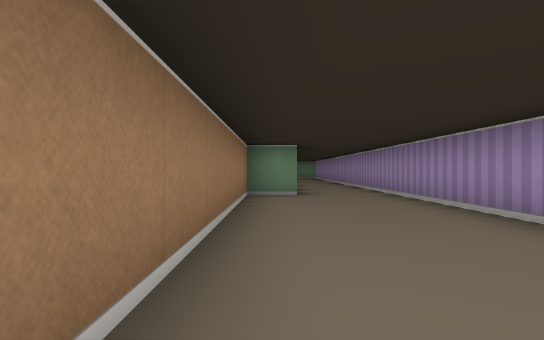
View 1 (above)

19 first-person views from a walk through a cub3D ray-caster map. The camera is about half as high as the walls, looks level and sees 80° across. The floor is counted in squares. Each view is taken from the middle of a square. On the plan, view 1 faces up. The plan holds only what a view shows up to about 9 squares ahead; the rest is blank.

View 2
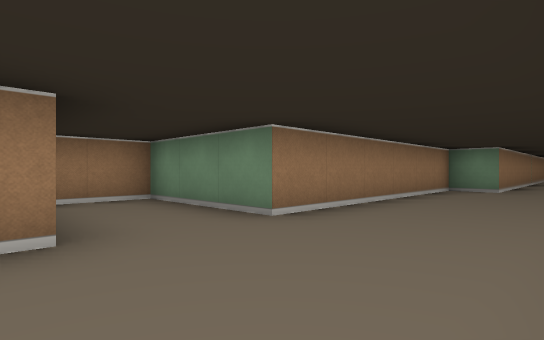

View 3
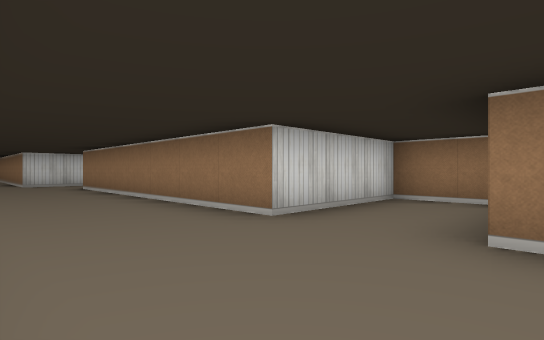

View 4
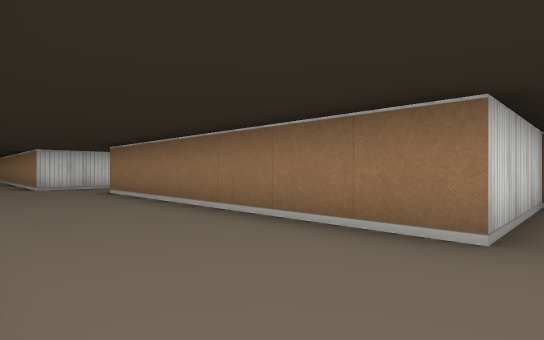

View 5
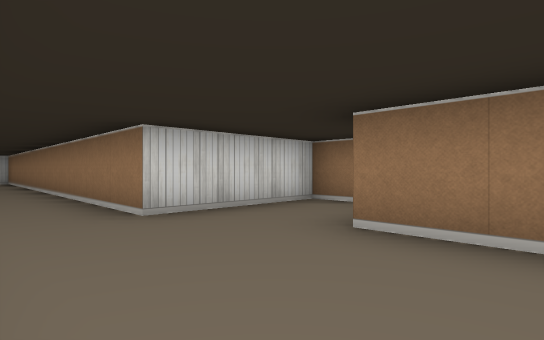

View 6
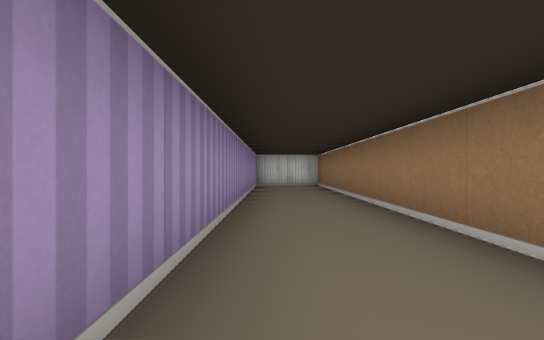

View 7
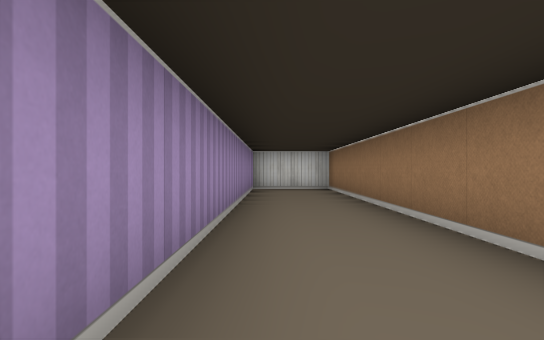

View 8
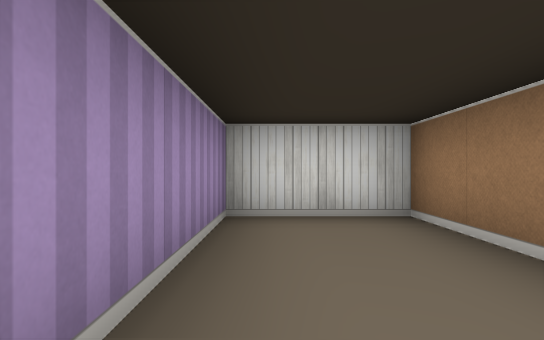

View 9
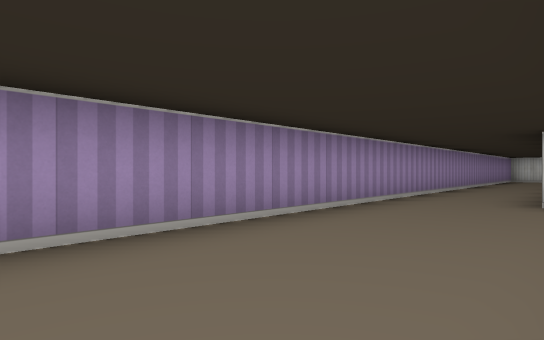

View 10
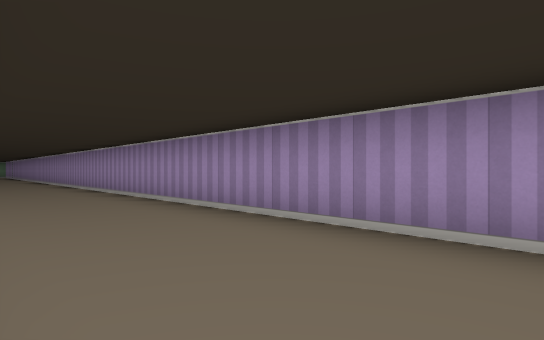

View 11
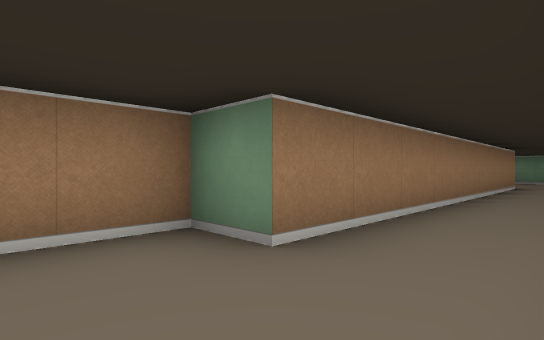

View 12
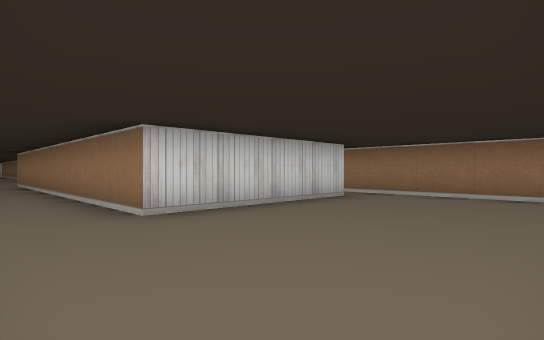

View 13
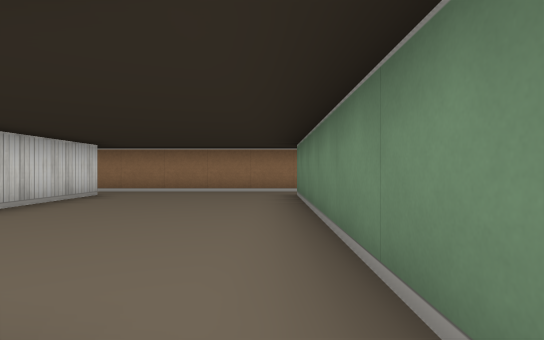

View 14
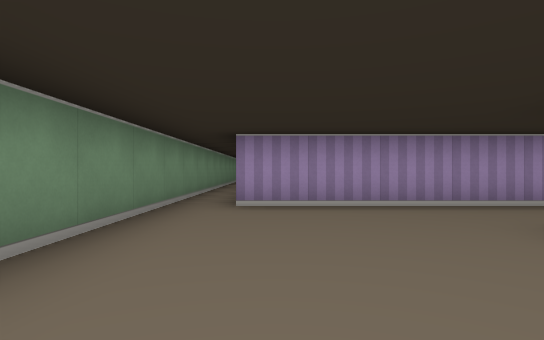

View 15
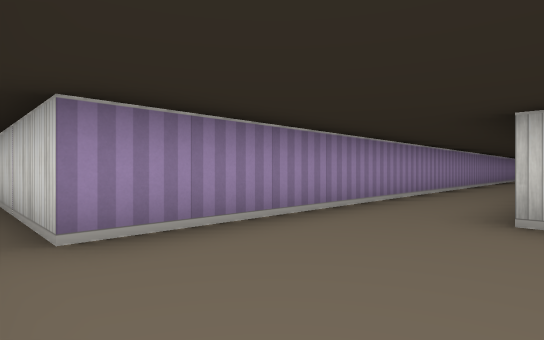

View 16
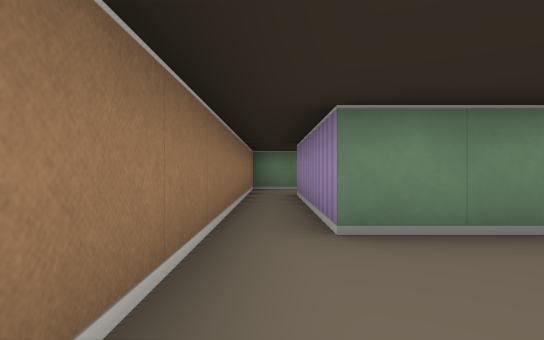

View 17
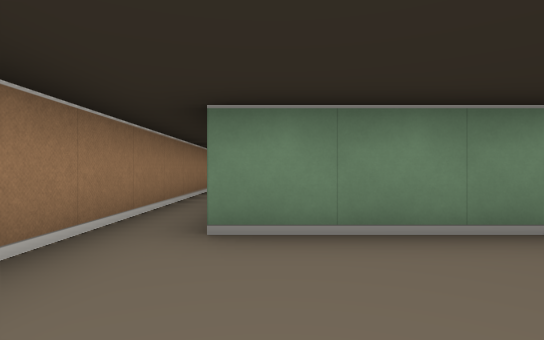

View 18
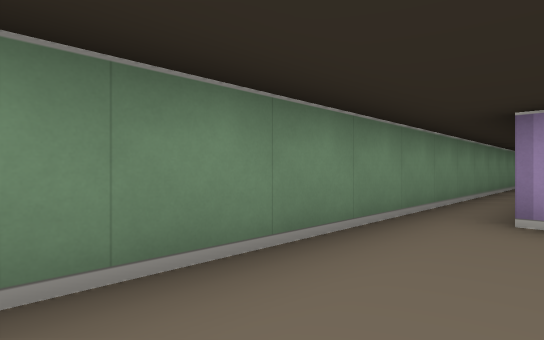

View 19
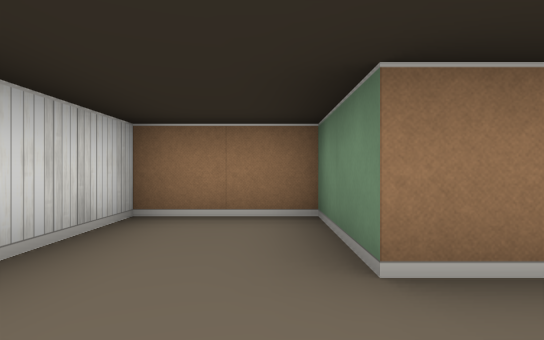

### Floor plan
Points are (right, up) in squares from view 1. A wall is a line through its corners. A room is listed if a view was taken in it or the views show most of it. See-through windows are left out.
Room 1 (views 1, 2, 3, 4, 5, 6, 7, 8, 9, 10, 11, 19)
walls: (0.5, 15.5) (0.5, 6.5) (-0.5, 6.5) (-0.5, 0.5) (-3.5, 0.5) (-3.5, -1.5) (-0.5, -1.5) (-0.5, -8.5) (-2.5, -8.5) (-2.5, -10.5) (0.5, -10.5) (0.5, -21.5) (2.5, -21.5) (2.5, 15.5)
ways out: opening at (1.5, 16) to room 2
Room 2 (views 12, 13, 14, 15, 16, 17, 18)
walls: (2.5, 15.5) (2.5, 18.5) (5.8, 18.5); (-3.5, 15.5) (0.5, 15.5); (9.4, 19.5) (-3.5, 19.5) (-3.5, 23.5); (-4.5, 23.5) (-4.5, 14.8)
ways out: opening at (1.5, 16) to room 1; opening at (-4, 15); opening at (-4, 24)

Positions as (right, up) in squares from view 1, and headings:
1: (0, 0), facing up
2: (2, -2), facing up-left
3: (2, 1), facing down-left
4: (2, -1), facing down-left
5: (2, -7), facing down-left
6: (2, -11), facing down
7: (2, -13), facing down
8: (2, -18), facing down
9: (0, -5), facing down-right
10: (0, -7), facing up-right
11: (2, 5), facing up-left
12: (2, 19), facing down-left
13: (3, 19), facing left
14: (-2, 18), facing right
15: (0, 19), facing down-right
16: (-4, 17), facing up
17: (-3, 17), facing up
18: (-1, 18), facing up-right
19: (1, -9), facing left
